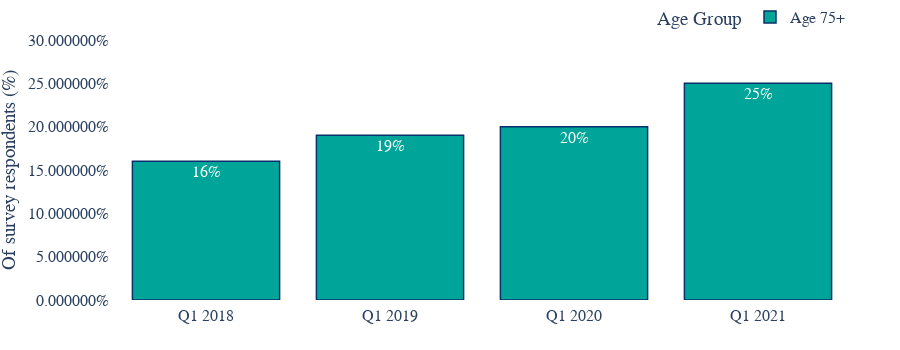

Write notebook code for a chart like this one.
### Code cell
# plot the long (tidy) dataframe
fig = px.bar(
    ease_of_use_75,
    x="Year",
    y="Difficult",
    color="Age Group",
    color_discrete_sequence=nhs_colours,
    barmode="group",
    text="Difficult",
    height=350,
)

# Asthetics of the plot
fig.update_layout(
    # change background colour 
    {"plot_bgcolor": "rgba(0, 0, 0, 0)", "paper_bgcolor": "rgba(0, 0, 0, 0)"},
    yaxis_title='Of survey respondents (%)',
    xaxis_title=None,
    yaxis=dict(
        tickformat = "%",
        range=[0, 0.3]),
    # change fonts
    font=dict(family="Arial", size=16),
    # autosize makes the chart 'responsive' (https://en.wikipedia.org/wiki/Responsive_web_design)
    autosize=True,
    margin=dict(
        l=50,
        r=50,
        b=50,
        t=0,
        pad=4,
        autoexpand=True
        ),
    ## options for the hover-over text
    # changes how the hover-over box is displayed
    hovermode="x unified",
    # hoverlabel_align = 'right',
    # changes the hover-over box formatting
    hoverlabel=dict(
        bgcolor="white",
        font_size=16,
        font_family="Arial"
    ),
    legend=dict(
    orientation="h",
    yanchor="bottom",
    y=1.02,
    xanchor="right",
    x=1
    )
)
# options to change how the bars look
fig.update_traces(
    # this also changes the hover-over box formatting
    hovertemplate='<b>%{fullData.name}</b>: %{text:.0%}<extra></extra>',
    # outline of bars
    marker_line_color = 'rgb(8,48,107)',
    marker_line_width=1.5,
    opacity=1,
    # options for text inside bars
    texttemplate='%{text:.0%}',
    textposition='inside',
    textangle = 0
    )
fig.update_xaxes(type='category')
fig.show()

### Figure 1 — Plotly figure (JSON) as saved in the notebook; plotly's stock layout.template omitted (floating-point values rounded to 4 significant figures)
{"data": [{"alignmentgroup": "True", "hovertemplate": "<b>%{fullData.name}</b>: %{text:.0%}<extra></extra>", "legendgroup": "Age 75+", "marker": {"color": "#00A499", "line": {"color": "rgb(8,48,107)", "width": 1.5}}, "name": "Age 75+", "offsetgroup": "Age 75+", "opacity": 1, "orientation": "v", "showlegend": true, "text": [0.16, 0.19, 0.2, 0.25], "textangle": 0, "textposition": "inside", "texttemplate": "%{text:.0%}", "type": "bar", "x": ["Q1 2018", "Q1 2019", "Q1 2020", "Q1 2021"], "xaxis": "x", "y": [0.16, 0.19, 0.2, 0.25], "yaxis": "y"}], "layout": {"autosize": true, "barmode": "group", "font": {"family": "Arial", "size": 16}, "height": 350, "hoverlabel": {"bgcolor": "white", "font": {"family": "Arial", "size": 16}}, "hovermode": "x unified", "legend": {"orientation": "h", "title": {"text": "Age Group"}, "tracegroupgap": 0, "x": 1, "xanchor": "right", "y": 1.02, "yanchor": "bottom"}, "margin": {"autoexpand": true, "b": 50, "l": 50, "pad": 4, "r": 50, "t": 0}, "paper_bgcolor": "rgba(0, 0, 0, 0)", "plot_bgcolor": "rgba(0, 0, 0, 0)", "xaxis": {"anchor": "y", "domain": [0, 1], "title": {}, "type": "category"}, "yaxis": {"anchor": "x", "domain": [0, 1], "range": [0, 0.3], "tickformat": "%", "title": {"text": "Of survey respondents (%)"}}}}
